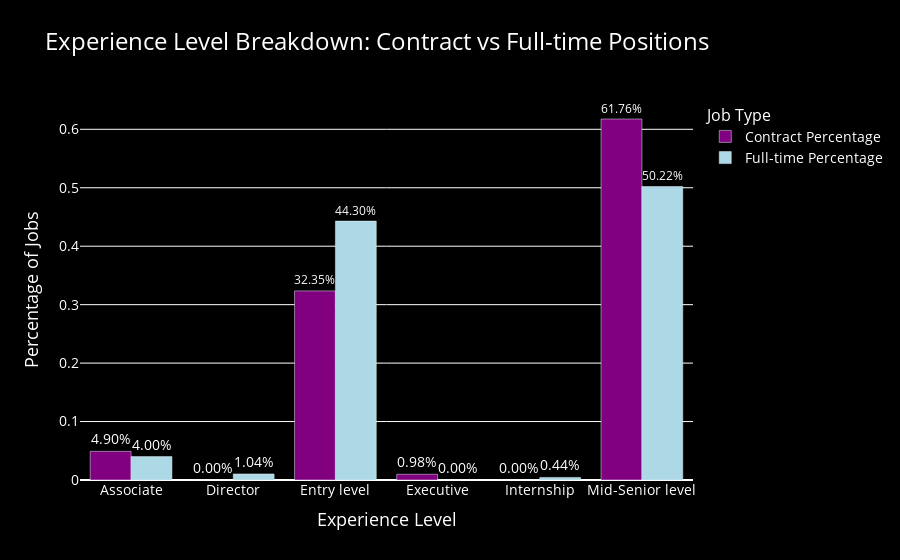

The cell this chart's notebook holds for it:
### Markdown cell above
### Comparison

### Code cell
def plot_experience_level_comparison(df):
    # Exclude the 'description' column
    df = df.drop(columns=['description'], errors='ignore')
    
    # Filter for contract and full-time positions
    contract_positions = df[df['contractType'] == 'Contract']
    fulltime_positions = df[df['contractType'] == 'Full-time']
    
    # Exclude non-applicable experience levels
    contract_positions = contract_positions[contract_positions['experienceLevel'] != 'Not Applicable']
    fulltime_positions = fulltime_positions[fulltime_positions['experienceLevel'] != 'Not Applicable']
    
    # Get the breakdown of experience levels for contract positions
    contract_breakdown = contract_positions['experienceLevel'].value_counts(normalize=True).reset_index()
    contract_breakdown.columns = ['Experience Level', 'Contract Percentage']
    
    # Get the breakdown of experience levels for full-time positions
    fulltime_breakdown = fulltime_positions['experienceLevel'].value_counts(normalize=True).reset_index()
    fulltime_breakdown.columns = ['Experience Level', 'Full-time Percentage']
    
    # Merge the breakdowns into a single dataframe
    experience_comparison = pd.merge(contract_breakdown, fulltime_breakdown, on='Experience Level', how='outer').fillna(0)
    
    # Melt the dataframe for easier plotting
    experience_comparison_melted = experience_comparison.melt(id_vars=['Experience Level'], 
                                                              value_vars=['Contract Percentage', 'Full-time Percentage'],
                                                              var_name='Job Type', value_name='Percentage')
    
    # Create a bar graph with purple and black color scheme
    fig = px.bar(experience_comparison_melted, x='Experience Level', y='Percentage', color='Job Type', barmode='group',
                 title='Experience Level Breakdown: Contract vs Full-time Positions',
                 labels={'Percentage': 'Percentage of Jobs'},
                 color_discrete_map={'Contract Percentage': 'purple', 'Full-time Percentage': 'lightblue'},
                 text=experience_comparison_melted.apply(lambda row: f"{row['Percentage']:.2%}", axis=1))
    
    # Update layout for better appearance
    fig.update_layout(
        title_font=dict(size=24, color='white'),
        xaxis_title_font=dict(size=18, color='white'),
        yaxis_title_font=dict(size=18, color='white'),
        font=dict(size=14, color='white'),
        plot_bgcolor='black',
        paper_bgcolor='black',
        xaxis=dict(tickfont=dict(color='white')),
        yaxis=dict(tickfont=dict(color='white')),
        legend_title_font=dict(size=16, color='white'),
        legend_font=dict(size=14, color='white')
    )
    
    # Ensure the text annotations are visible
    fig.update_traces(textposition='outside')
    
    # Show the plot
    fig.show()

# Load the CSV file
file_data = pd.read_csv("ai_ml_jobs_linkedin.csv")

# Plot the comparative graph
plot_experience_level_comparison(file_data)

### Figure 1 — Plotly figure (JSON) as saved in the notebook; plotly's stock layout.template omitted (floating-point values rounded to 4 significant figures)
{"data": [{"alignmentgroup": "True", "hovertemplate": "Job Type=Contract Percentage<br>Experience Level=%{x}<br>Percentage of Jobs=%{y}<br>text=%{text}<extra></extra>", "legendgroup": "Contract Percentage", "marker": {"color": "purple", "pattern": {"shape": ""}}, "name": "Contract Percentage", "offsetgroup": "Contract Percentage", "orientation": "v", "showlegend": true, "text": ["4.90%", "0.00%", "32.35%", "0.98%", "0.00%", "61.76%"], "textposition": "outside", "type": "bar", "x": ["Associate", "Director", "Entry level", "Executive", "Internship", "Mid-Senior level"], "xaxis": "x", "y": [0.04902, 0, 0.3235, 0.009804, 0, 0.6176], "yaxis": "y"}, {"alignmentgroup": "True", "hovertemplate": "Job Type=Full-time Percentage<br>Experience Level=%{x}<br>Percentage of Jobs=%{y}<br>text=%{text}<extra></extra>", "legendgroup": "Full-time Percentage", "marker": {"color": "lightblue", "pattern": {"shape": ""}}, "name": "Full-time Percentage", "offsetgroup": "Full-time Percentage", "orientation": "v", "showlegend": true, "text": ["4.00%", "1.04%", "44.30%", "0.00%", "0.44%", "50.22%"], "textposition": "outside", "type": "bar", "x": ["Associate", "Director", "Entry level", "Executive", "Internship", "Mid-Senior level"], "xaxis": "x", "y": [0.04, 0.01037, 0.443, 0, 0.004444, 0.5022], "yaxis": "y"}], "layout": {"barmode": "group", "font": {"color": "white", "size": 14}, "legend": {"font": {"color": "white", "size": 14}, "title": {"font": {"color": "white", "size": 16}, "text": "Job Type"}, "tracegroupgap": 0}, "paper_bgcolor": "black", "plot_bgcolor": "black", "title": {"font": {"color": "white", "size": 24}, "text": "Experience Level Breakdown: Contract vs Full-time Positions"}, "xaxis": {"anchor": "y", "domain": [0, 1], "tickfont": {"color": "white"}, "title": {"font": {"color": "white", "size": 18}, "text": "Experience Level"}}, "yaxis": {"anchor": "x", "domain": [0, 1], "tickfont": {"color": "white"}, "title": {"font": {"color": "white", "size": 18}, "text": "Percentage of Jobs"}}}}
